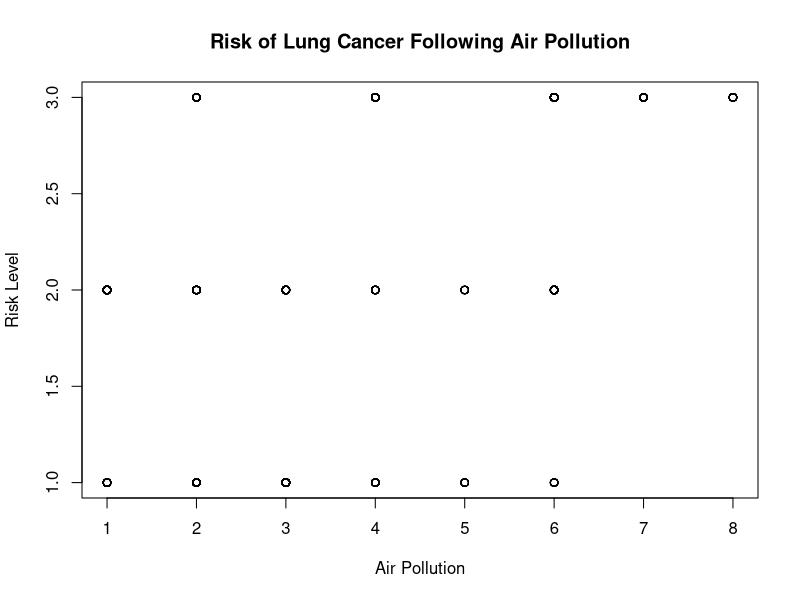
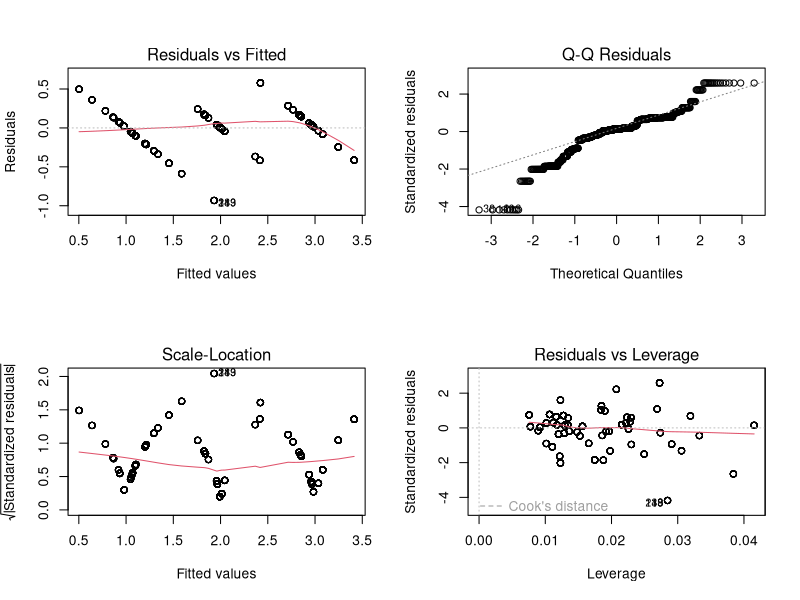
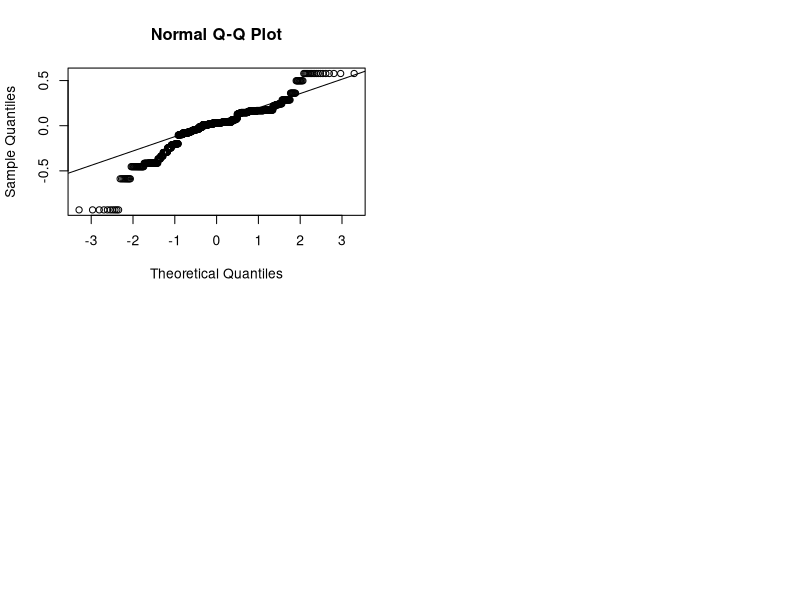

The R script that drew these images, in order: (Note: this script raises an error after producing the figures.)
# START LAB 8

risk_prediction_error <- function(Level, Air.Pollution, OccuPational.Hazards, Genetic.Risk, 
                                  Balanced.Diet, Obesity, Smoking, Passive.Smoker,
                                  Chest.Pain, Coughing.of.Blood, Fatigue, Weight.Loss,
                                  Shortness.of.Breath, Swal1ing.Difficulty,
                                  Clubbing.of.Finger.Nails, Snoring){
  
  patient.dat <- data.frame(Level, Air.Pollution, OccuPational.Hazards, Genetic.Risk, 
                            Balanced.Diet, Obesity, Smoking, Passive.Smoker,
                            Chest.Pain, Coughing.of.Blood, Fatigue, Weight.Loss,
                            Shortness.of.Breath, Swal1ing.Difficulty,
                            Clubbing.of.Finger.Nails, Snoring)
  
  rows <- nrow(patient.dat) 
  f <- 0.6
  upper_bound <- floor(f * rows)
  permuted_patient.dat <- patient.dat[sample(rows) , ]
  train.dat <- permuted_patient.dat[1:upper_bound, ]
  test.dat <- permuted_patient.dat[(upper_bound+1): rows, ]
  risky.lm <- lm(Level ~ Air.Pollution + OccuPational.Hazards + Genetic.Risk,
                 data = train.dat)
  predicted.dat <- predict(risky.lm, newdata=test.dat)
  print(predicted.dat)
  delta <- predicted.dat - test.dat$Level
  rmse <- sqrt(sum(delta^2)/rows)
  return(rmse)
  
}

# Minimum 1000 Entries

patient_data <- read.csv("patient_data.csv")

# PREDICTORS

# "index"                    "Patient.Id"               "Age"                      "Gender"                   "Air.Pollution"           
# "Alcohol.use"              "Dust.Allergy"             "Occupational.Hazards"     "Genetic.Risk"             "chronic.Lung.Disease"    
# "Balanced.Diet"            "Obesity"                  "Smoking"                  "Passive.Smoker"           "Chest.Pain"              
# "Coughing.of.Blood"        "Fatigue"                  "Weight.Loss"              "Shortness.of.Breath"      "Wheezing"                
# "Swallowing.Difficulty"    "Clubbing.of.Finger.Nails" "Frequent.Cold"            "Dry.Cough"                "Snoring"                 

# PREDICTED

# "Level"                  

# Data Cleaning and Sanity
 
head(patient_data$Air.Pollution)
table(patient_data$Air.Pollution)
summary(patient_data$Air.Pollution)
length(patient_data$Air.Pollution)
sum(is.na(patient_data))

#jpeg('Air_Pollution.jpg')

plot(patient_data$Air.Pollution,
    patient_data$Level, main="Risk of Lung Cancer Following Air Pollution",
    xlab="Air Pollution", ylab="Risk Level")

# Appropriate Regression Model

# pollution.lm <- lm( patient_data$Level ~
# 
#                                   patient_data$Age +
#                                   patient_data$Air.Pollution +
#                                   patient_data$Alcohol.use +
#                                   patient_data$Dust.Allergy +
#                                   patient_data$OccuPational.Hazards +
#                                   patient_data$Genetic.Risk +
#                                   patient_data$Balanced.Diet +
#                                   patient_data$Obesity +
#                                   patient_data$Smoking +
#                                   patient_data$Passive.Smoker +
#                                   patient_data$Chest.Pain +
#                                   patient_data$Coughing.of.Blood +
#                                   patient_data$Fatigue +
#                                   patient_data$Weight.Loss +
#                                   patient_data$Shortness.of.Breath +
#                                   patient_data$Wheezing +
#                                   patient_data$Swal1ing.Difficulty +
#                                   patient_data$Clubbing.of.Finger.Nails +
#                                   patient_data$Frequent.Cold +
#                                   patient_data$Dry.Cough +
#                                   patient_data$Snoring, data = patient_data )

risk.lm <- lm( patient_data$Level ~
                     
                     patient_data$Air.Pollution +
                     patient_data$OccuPational.Hazards +
                     patient_data$Genetic.Risk +
                     patient_data$Balanced.Diet +
                     patient_data$Obesity +
                     patient_data$Smoking +
                     patient_data$Passive.Smoker +
                     patient_data$Chest.Pain +
                     patient_data$Coughing.of.Blood +
                     patient_data$Fatigue +
                     patient_data$Weight.Loss +
                     patient_data$Shortness.of.Breath +
                     patient_data$Swal1ing.Difficulty +
                     patient_data$Clubbing.of.Finger.Nails +
                     patient_data$Snoring, data = patient_data )

par(mfrow=c(2,2))
plot(risk.lm)
summary(risk.lm)
qqnorm(resid(risk.lm))
qqline(resid(risk.lm))

# Demonstrate Training and Testing Ideas

rows <- nrow(patient_data) 
f <- 0.6
upper_bound <- floor(f * rows)
permute_patient_data.dat <- patient_data[sample(rows) , ]
train.dat <- permute_patient_data.dat[1:upper_bound, ]
test.dat <- permute_patient_data.dat[(upper_bound+1): rows, ]

risky_train.lm <- lm( Level ~
                  
                  Air.Pollution +
                  OccuPational.Hazards +
                  Genetic.Risk +
                  Balanced.Diet +
                  Obesity +
                  Smoking +
                  Passive.Smoker +
                  Chest.Pain +
                  Coughing.of.Blood +
                  Fatigue +
                  Weight.Loss +
                  Shortness.of.Breath +
                  Swal1ing.Difficulty +
                  Clubbing.of.Finger.Nails +
                  Snoring, data = train.dat )
 
 # Make Reasonably Good Predictions  
 
predicted.dat <- predict(risky_train.lm, newdata=test.dat)

delta <- predicted.dat - test.dat$Level
rmse <- sqrt(sum(delta^2)/rows)
print(rmse)
print(sd(train.dat$Level))
print(sd(test.dat$Level))

data_by_gender <- patient_data %>% 
 group_by(Gender) %>% 
 summarize(
   count = n(),
   med_risk = median(Level),
   med_obesity = median(Obesity),
   med_smoking = median(Smoking),
   med_snoring = median(Snoring),
   error = risk_prediction_error( Level, Air.Pollution, OccuPational.Hazards, Genetic.Risk, 
                                  Balanced.Diet, Obesity, Smoking, Passive.Smoker,
                                  Chest.Pain, Coughing.of.Blood, Fatigue, Weight.Loss,
                                  Shortness.of.Breath, Swal1ing.Difficulty,
                                  Clubbing.of.Finger.Nails, Snoring )
   )

# data_by_gender <- patient_data %>%
#   group_by(Gender) %>%
#   summarize(
#     count = n(),
#     med_risk = median(Level),
#     med_obesity = median(Obesity),
#     med_smoking = median(Smoking),
#     med_snoring = median(Snoring),
#     error = risk_prediction_error(Level, Air.Pollution, OccuPational.Hazards, Genetic.Risk)
#   )

head(data_by_gender)


